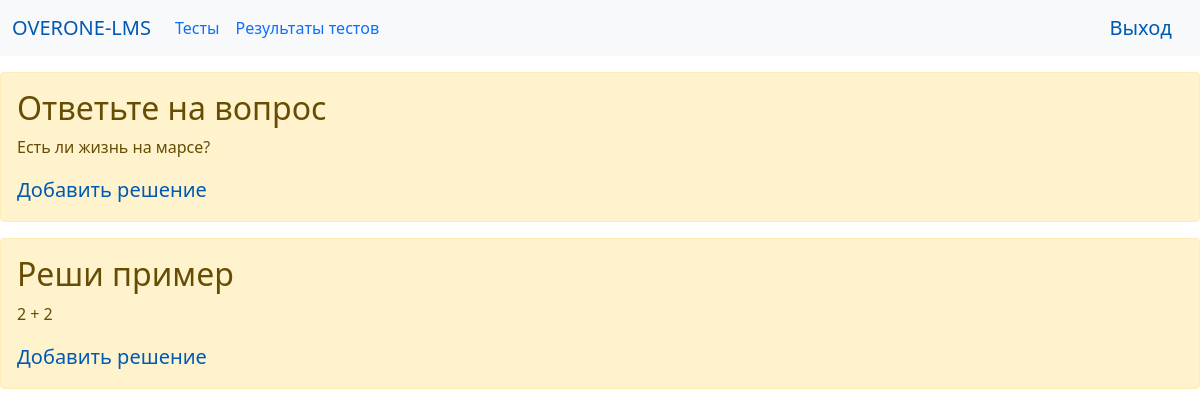
The page /task_list/ (signed in) on the database as committed earlier.
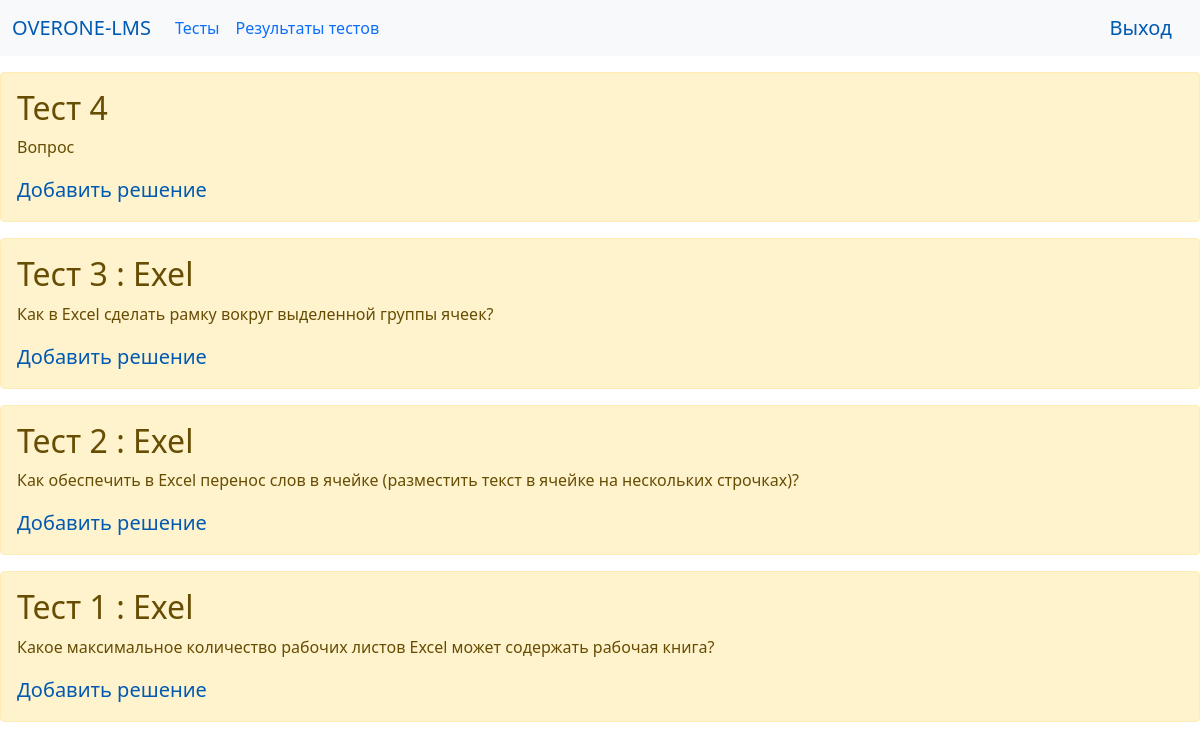
The same page on the database as committed later.
### lms/models.py (models this page shows, shortened)
class Task(models.Model):
    title = models.CharField(max_length=100, verbose_name='Заголовок')
    content = models.TextField(blank=True, verbose_name='Задача')
    created_at = models.DateTimeField(auto_now_add=True, verbose_name='Дата создания')
    updated_at = models.DateTimeField(auto_now=True, verbose_name='Дата изменения')
    photo = models.ImageField(upload_to='photos/%Y/%m/%d/', verbose_name='Фото', blank=True, null=True)
    class Meta:
        verbose_name = 'Задание'
        verbose_name_plural = 'Задания'
        ordering = ['updated_at']

### lms/views.py (the view)
# urls.py: path("task_list/", task_list, name='task_list'),
@login_required
def task_list(request):
    task = Task.objects.order_by('-created_at')
    context = {'task': task}
    return render(request, 'task_list.html', context)

### lms/templates/task_list.html (shortened to what this page needs)
{% extends "base.html" %}
{% block content %}
     {% for i in task %}
        <div class="alert alert-warning mt-3">
            <h2>{{i.title}}</h2>
            <p>{{i.content}}</p>
<a href="{% url 'task_detail' task_id=i.id %}" class="navbar-brand" aria-current="page">Добавить решение</a>
        </div>
        {% endfor %}
{% endblock %}

### lms/templates/base.html (shortened to what this page needs)
{% load static %}
<!DOCTYPE html>
<html lang="ru">
<head>
    <link rel="stylesheet" href="https://cdn.jsdelivr.net/npm/bootstrap@5.1.3/dist/css/bootstrap.min.css">
    <link rel="stylesheet" href="{% static 'css/style.css'%}">
</head>
<body>
<nav class="navbar navbar-expand-lg bg-light">
  <div class="container-fluid">
    <a href="{% url 'home' %}" class="navbar-brand" aria-current="page">OVERONE-LMS</a>
    <div class="collapse navbar-collapse" id="navbarNav">
      <ul class="navbar-nav">
                {% if user.is_authenticated %}
        <li class="nav-item">
          <a class="nav-link active" aria-current="page" href="{% url 'task_list' %}">Тесты</a>
        </li>
        <li class="nav-item">
          <a class="nav-link" href="marks/">Результаты тестов</a>
        </li>
      </ul>
    </div>
       <a href="{% url 'logout' %}" class="navbar-brand" aria-current="page">Выход</a>
{% else %}
        <a href="{% url 'login' %}" class="navbar-brand" aria-current="page">Вход</a>
{% endif %}
    </div>
</nav>
{% block content %}{% endblock %}
</body>
</html>

### lms/static/css/style.css (style rules this page uses)
a { color: #0059b2; text-decoration: none; }

Rows that differ between the two databases and show on the page:
removed Task: title "Ответьте на вопрос", content "Есть ли жизнь на марсе?"
removed Task: title "Реши пример", content "2 + 2"
added Task: title "Тест 4", content "Вопрос"
added Task: title "Тест 3 : Exel", content "Как в Excel сделать рамку вокруг выделенной группы ячеек?"
added Task: title "Тест 2 : Exel", content "Как обеспечить в Excel перенос слов в ячейке (разместить текст в ячейке на нескольких строчках)?"
added Task: title "Тест 1 : Exel", content "Какое максимальное количество рабочих листов Excel может содержать рабочая книга?"
